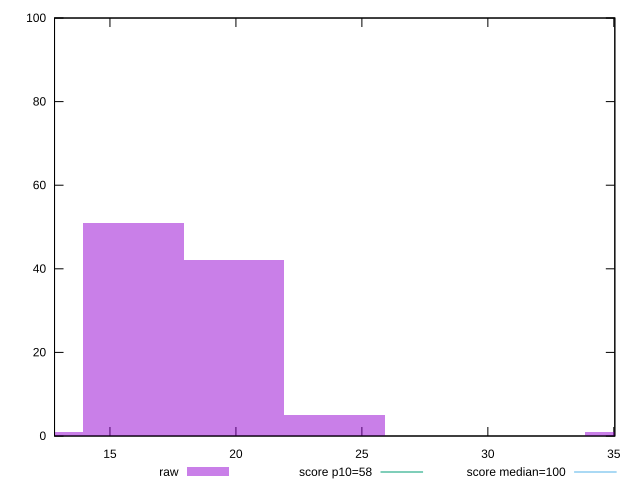

gnuplot code for this plot:
reset

$raw <<EOF
35.8619561784226 1
15.938647190410046 51
19.923308988012558 42
23.90797078561507 5
11.953985392807535 1
EOF

set key outside below
set boxwidth 3.9846617976025116
set xrange [12.8:35.04]
set yrange [0:100]
set trange [0:100]
set style fill transparent solid 0.5 noborder

set parametric
set terminal svg size 640, 490 enhanced background rgb 'white'
set output "reports/report_00030_2021-02-24T20-42-31.540Z/estimated-input-latency/samples/astro/raw/histogram.svg"

plot $raw title "raw" with boxes, \
     58,t title "score p10=58", \
     100,t title "score median=100"

reset
